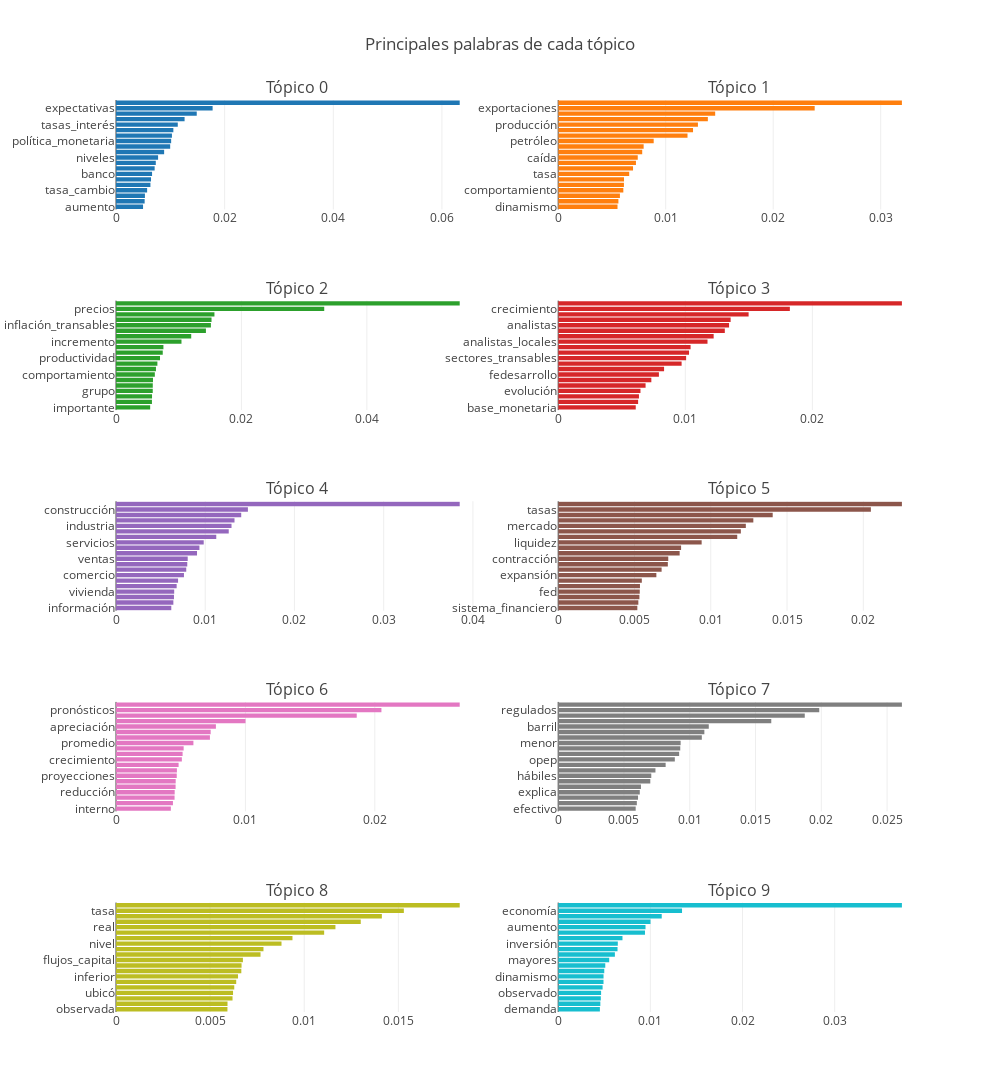

The notebook cell this image was saved under:
### Markdown cell above
#### Visualización de palabras con gráficas de barras (opcional)

Visualizar las palabras más probables de cada tópico sirve para "ponerle nombre" a cada tópico.

Aunque esta información es fácilmente visible en `PyLDAvis`, estas son otras opciones.

### Code cell
from plotly import tools
import plotly.graph_objs as go

k = modelo.num_topics
cols = 2
rows = int(np.ceil(k / cols))

subi = [(r+1, c+1) for r in range(rows) for c in range(cols)]

fig = tools.make_subplots(rows=rows, cols=cols, 
                          subplot_titles=([f'Tópico {t}' for t in range(k)]),
                          print_grid=False,
                         )

for i, t in enumerate(range(k)):
    dfg=palabras.loc[palabras['topico'] == t]
    dfg.sort_values(by='probabilidad', inplace=True)
    
    trace = go.Bar(x=dfg['probabilidad'], y=dfg['palabra'], orientation='h',)
    
    ix = subi[i]
    fig.add_trace(trace, row=ix[0], col=ix[1])

fig.layout.update(title='Principales palabras de cada tópico',
                  showlegend=False, yaxis=dict(automargin=True, ),
                  height=1800, width=1000)

pyo.iplot(fig)

### Figure 1 — Plotly figure (JSON) as saved in the notebook; plotly's stock layout.template omitted (floating-point values rounded to 4 significant figures)
{"data": [{"orientation": "h", "type": "bar", "uid": "95f48e8f-c841-49d6-b038-6621ed5faf1f", "x": [0.00498, 0.005275, 0.005323, 0.005732, 0.006336, 0.006448, 0.006638, 0.007115, 0.007325, 0.007748, 0.008861, 0.009975, 0.01015, 0.0103, 0.01056, 0.01137, 0.01262, 0.01486, 0.01779, 0.06327], "xaxis": "x", "y": ["aumento", "tendencia", "resultados", "tasa_cambio", "tipo_cambio", "incremento", "banco", "reducción", "largo_plazo", "niveles", "nivel", "precios", "política_monetaria", "meta", "inflación_alimentos", "tasas_interés", "pronósticos", "pronóstico", "expectativas", "inflación"], "yaxis": "y"}, {"orientation": "h", "type": "bar", "uid": "76efaec4-c125-42c5-9c31-7172c121f998", "x": [0.005518, 0.005601, 0.005742, 0.006059, 0.006115, 0.006123, 0.006605, 0.006961, 0.007233, 0.007401, 0.007815, 0.007949, 0.008884, 0.01203, 0.01254, 0.013, 0.01392, 0.0146, 0.02386, 0.03197], "xaxis": "x2", "y": ["dinamismo", "recuperación", "estados_unidos", "comportamiento", "espera", "desaceleración", "tasa", "observado", "promedio", "caída", "precio", "productos", "petróleo", "exportaciones_tradicionales", "importaciones", "producción", "café", "menor", "exportaciones", "crecimiento"], "yaxis": "y2"}, {"orientation": "h", "type": "bar", "uid": "d466bedd-1930-4780-bd93-b9245a5639a2", "x": [0.00545, 0.00573, 0.005746, 0.00586, 0.005865, 0.005898, 0.006192, 0.006371, 0.006599, 0.007017, 0.007454, 0.007561, 0.01044, 0.01199, 0.01434, 0.01513, 0.01523, 0.0157, 0.0332, 0.0548], "xaxis": "x3", "y": ["importante", "combustibles", "incrementos", "grupo", "bienes_transables", "caída", "comportamiento", "inflación_básica", "efecto", "productividad", "aumento", "menor", "incremento", "transables", "alimentos", "inflación_transables", "inflación_alimentos", "reducción", "precios", "inflación"], "yaxis": "y3"}, {"orientation": "h", "type": "bar", "uid": "5c60de8a-b6d2-4d05-9153-de939ccc250f", "x": [0.006101, 0.006287, 0.006354, 0.006473, 0.006876, 0.007328, 0.007924, 0.008331, 0.00971, 0.01007, 0.0103, 0.01042, 0.01175, 0.01223, 0.01311, 0.01344, 0.01357, 0.01498, 0.01823, 0.02704], "xaxis": "x4", "y": ["base_monetaria", "devaluación", "nacional", "evolución", "baja", "inflación", "fedesarrollo", "esperan", "información", "sectores_transables", "extranjeros", "indicador", "analistas_locales", "expectativas", "agentes", "analistas", "nivel", "encuesta", "crecimiento", "promedio"], "yaxis": "y4"}, {"orientation": "h", "type": "bar", "uid": "251c98e5-4a67-44a9-a9b8-0567c3fc05ea", "x": [0.006197, 0.006429, 0.006497, 0.006522, 0.006797, 0.006957, 0.007615, 0.007872, 0.007987, 0.008037, 0.00908, 0.009351, 0.009831, 0.01124, 0.01264, 0.01295, 0.01328, 0.01403, 0.01478, 0.03852], "xaxis": "x5", "y": ["información", "importante", "producción_industrial", "vivienda", "obras_civiles", "comportamiento", "comercio", "sector", "promedio", "ventas", "sectores", "cifras", "servicios", "dane", "inversión", "industria", "indicadores", "consumo", "construcción", "crecimiento"], "yaxis": "y5"}, {"orientation": "h", "type": "bar", "uid": "8bb7db4b-f042-4a05-a054-b5050ee3738e", "x": [0.005187, 0.005253, 0.005323, 0.005346, 0.005359, 0.005481, 0.006433, 0.006778, 0.007185, 0.007214, 0.00796, 0.008055, 0.009402, 0.01173, 0.01197, 0.0123, 0.01279, 0.01406, 0.02049, 0.02253], "xaxis": "x6", "y": ["sistema_financiero", "intervención", "economía", "fed", "demanda", "tasas_intervención", "expansión", "tasa_interés", "banco_república", "contracción", "consumo", "tes", "liquidez", "tasas_interés", "cartera", "mercado", "crecimiento", "crédito", "tasas", "tasa"], "yaxis": "y6"}, {"orientation": "h", "type": "bar", "uid": "673a29a9-6286-46e9-a127-f132538c0ea7", "x": [0.004239, 0.004399, 0.004525, 0.004534, 0.004605, 0.004612, 0.004694, 0.004706, 0.004837, 0.005088, 0.005146, 0.005227, 0.005981, 0.007257, 0.007315, 0.00772, 0.01001, 0.0186, 0.02051, 0.02656], "xaxis": "x7", "y": ["interno", "factores", "producto", "reducción", "tipo_cambio", "variables", "proyecciones", "resultados", "supone", "crecimiento", "probabilidad", "banco_república", "promedio", "modelos", "modelo", "apreciación", "pronóstico", "brecha_producto", "pronósticos", "inflación"], "yaxis": "y7"}, {"orientation": "h", "type": "bar", "uid": "23b22513-c24e-418b-9c79-5a18997df051", "x": [0.00589, 0.005977, 0.006069, 0.006201, 0.00629, 0.007001, 0.007075, 0.007393, 0.008168, 0.008865, 0.009194, 0.009279, 0.009307, 0.01092, 0.01111, 0.01145, 0.0162, 0.01874, 0.01984, 0.02613], "xaxis": "x8", "y": ["efectivo", "variación", "respectivamente", "explica", "caída", "incremento", "hábiles", "crudo", "precio", "opep", "comportamiento", "bienes", "menor", "promedio", "producción", "barril", "china", "crecimiento", "regulados", "precios"], "yaxis": "y8"}, {"orientation": "h", "type": "bar", "uid": "833785ad-be03-42cf-bb71-fb6c15b3de99", "x": [0.005921, 0.005924, 0.006191, 0.006218, 0.006283, 0.006386, 0.006482, 0.006658, 0.00667, 0.006743, 0.007678, 0.007835, 0.008793, 0.009375, 0.01106, 0.01166, 0.013, 0.01412, 0.01529, 0.01826], "xaxis": "x9", "y": ["observada", "dtf", "rentabilidad", "ubicó", "expectativas", "superior", "inferior", "monedas", "menor", "flujos_capital", "nominal", "inflación", "nivel", "peso", "dólar", "real", "puntos_porcentuales", "promedio", "tasa", "devaluación"], "yaxis": "y9"}, {"orientation": "h", "type": "bar", "uid": "27c3585b-7b45-490a-989e-4eb963b9e447", "x": [0.004522, 0.004572, 0.004623, 0.004654, 0.004817, 0.004915, 0.004919, 0.004997, 0.005107, 0.005534, 0.006149, 0.006436, 0.006466, 0.006974, 0.009415, 0.009473, 0.01001, 0.01123, 0.01343, 0.03729], "xaxis": "x10", "y": ["demanda", "región", "colombia", "observado", "gobierno", "economías", "dinamismo", "incertidumbre", "demanda_interna", "mayores", "menor", "factores", "inversión", "recuperación", "pib", "aumento", "espera", "estados_unidos", "economía", "crecimiento"], "yaxis": "y10"}], "layout": {"annotations": [{"font": {"size": 16}, "showarrow": false, "text": "Tópico 0", "x": 0.225, "xanchor": "center", "xref": "paper", "y": 1, "yanchor": "bottom", "yref": "paper"}, {"font": {"size": 16}, "showarrow": false, "text": "Tópico 1", "x": 0.775, "xanchor": "center", "xref": "paper", "y": 1, "yanchor": "bottom", "yref": "paper"}, {"font": {"size": 16}, "showarrow": false, "text": "Tópico 2", "x": 0.225, "xanchor": "center", "xref": "paper", "y": 0.78, "yanchor": "bottom", "yref": "paper"}, {"font": {"size": 16}, "showarrow": false, "text": "Tópico 3", "x": 0.775, "xanchor": "center", "xref": "paper", "y": 0.78, "yanchor": "bottom", "yref": "paper"}, {"font": {"size": 16}, "showarrow": false, "text": "Tópico 4", "x": 0.225, "xanchor": "center", "xref": "paper", "y": 0.56, "yanchor": "bottom", "yref": "paper"}, {"font": {"size": 16}, "showarrow": false, "text": "Tópico 5", "x": 0.775, "xanchor": "center", "xref": "paper", "y": 0.56, "yanchor": "bottom", "yref": "paper"}, {"font": {"size": 16}, "showarrow": false, "text": "Tópico 6", "x": 0.225, "xanchor": "center", "xref": "paper", "y": 0.34, "yanchor": "bottom", "yref": "paper"}, {"font": {"size": 16}, "showarrow": false, "text": "Tópico 7", "x": 0.775, "xanchor": "center", "xref": "paper", "y": 0.34, "yanchor": "bottom", "yref": "paper"}, {"font": {"size": 16}, "showarrow": false, "text": "Tópico 8", "x": 0.225, "xanchor": "center", "xref": "paper", "y": 0.12, "yanchor": "bottom", "yref": "paper"}, {"font": {"size": 16}, "showarrow": false, "text": "Tópico 9", "x": 0.775, "xanchor": "center", "xref": "paper", "y": 0.12, "yanchor": "bottom", "yref": "paper"}], "height": 1800, "showlegend": false, "title": {"text": "Principales palabras de cada tópico"}, "width": 1000, "xaxis": {"anchor": "y", "autorange": true, "domain": [0, 0.45], "range": [0, 0.0666], "type": "linear"}, "xaxis10": {"anchor": "y10", "autorange": true, "domain": [0.55, 1], "range": [0, 0.03925], "type": "linear"}, "xaxis2": {"anchor": "y2", "autorange": true, "domain": [0.55, 1], "range": [0, 0.03366], "type": "linear"}, "xaxis3": {"anchor": "y3", "autorange": true, "domain": [0, 0.45], "range": [0, 0.05769], "type": "linear"}, "xaxis4": {"anchor": "y4", "autorange": true, "domain": [0.55, 1], "range": [0, 0.02847], "type": "linear"}, "xaxis5": {"anchor": "y5", "autorange": true, "domain": [0, 0.45], "range": [0, 0.04055], "type": "linear"}, "xaxis6": {"anchor": "y6", "autorange": true, "domain": [0.55, 1], "range": [0, 0.02371], "type": "linear"}, "xaxis7": {"anchor": "y7", "autorange": true, "domain": [0, 0.45], "range": [0, 0.02796], "type": "linear"}, "xaxis8": {"anchor": "y8", "autorange": true, "domain": [0.55, 1], "range": [0, 0.0275], "type": "linear"}, "xaxis9": {"anchor": "y9", "autorange": true, "domain": [0, 0.45], "range": [0, 0.01922], "type": "linear"}, "yaxis": {"anchor": "x", "automargin": true, "autorange": true, "domain": [0.88, 1], "range": [-0.5, 19.5], "type": "category"}, "yaxis10": {"anchor": "x10", "autorange": true, "domain": [0, 0.12], "range": [-0.5, 19.5], "type": "category"}, "yaxis2": {"anchor": "x2", "autorange": true, "domain": [0.88, 1], "range": [-0.5, 19.5], "type": "category"}, "yaxis3": {"anchor": "x3", "autorange": true, "domain": [0.66, 0.78], "range": [-0.5, 19.5], "type": "category"}, "yaxis4": {"anchor": "x4", "autorange": true, "domain": [0.66, 0.78], "range": [-0.5, 19.5], "type": "category"}, "yaxis5": {"anchor": "x5", "autorange": true, "domain": [0.44, 0.56], "range": [-0.5, 19.5], "type": "category"}, "yaxis6": {"anchor": "x6", "autorange": true, "domain": [0.44, 0.56], "range": [-0.5, 19.5], "type": "category"}, "yaxis7": {"anchor": "x7", "autorange": true, "domain": [0.22, 0.34], "range": [-0.5, 19.5], "type": "category"}, "yaxis8": {"anchor": "x8", "autorange": true, "domain": [0.22, 0.34], "range": [-0.5, 19.5], "type": "category"}, "yaxis9": {"anchor": "x9", "autorange": true, "domain": [0, 0.12], "range": [-0.5, 19.5], "type": "category"}}}
